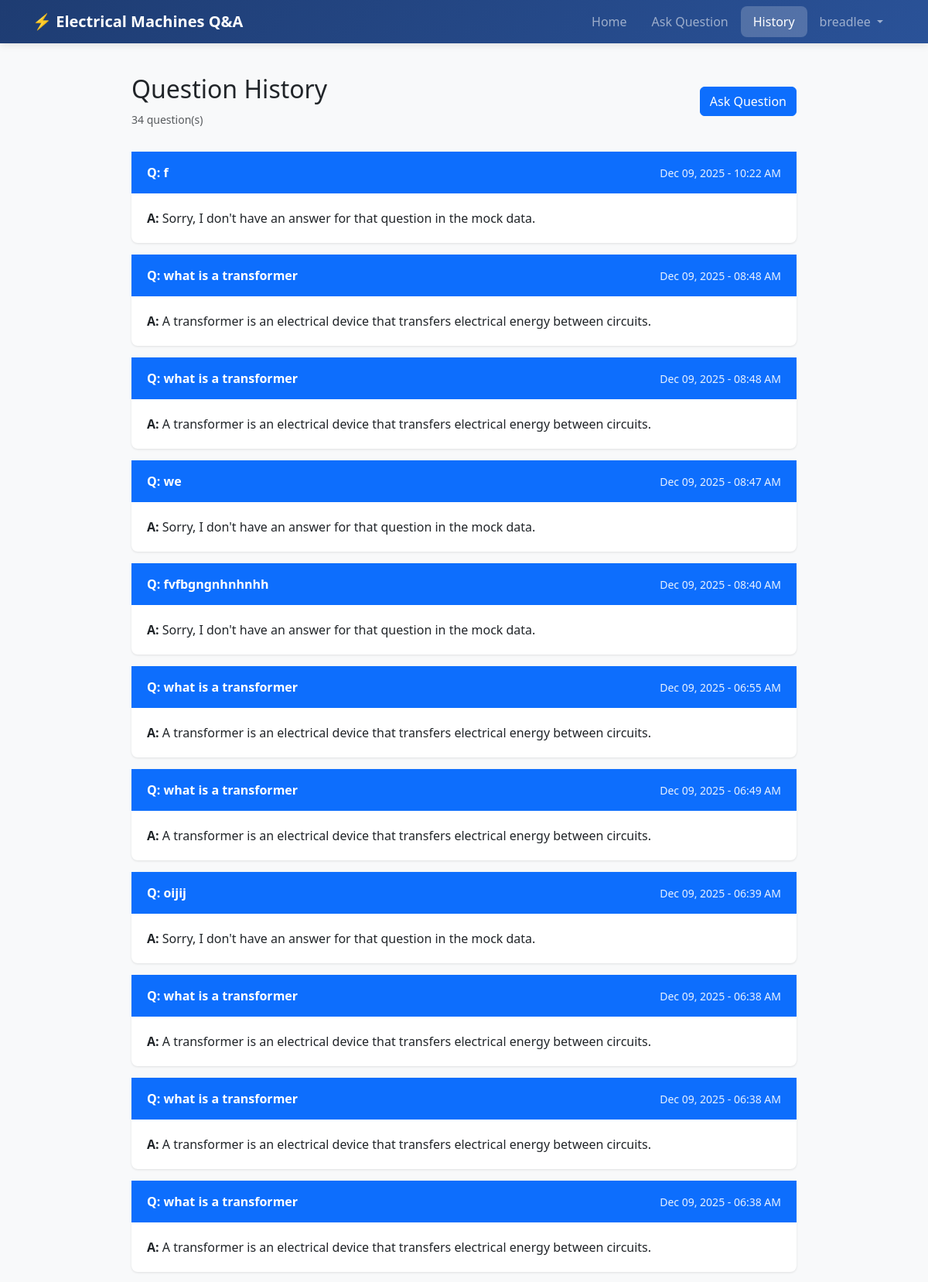
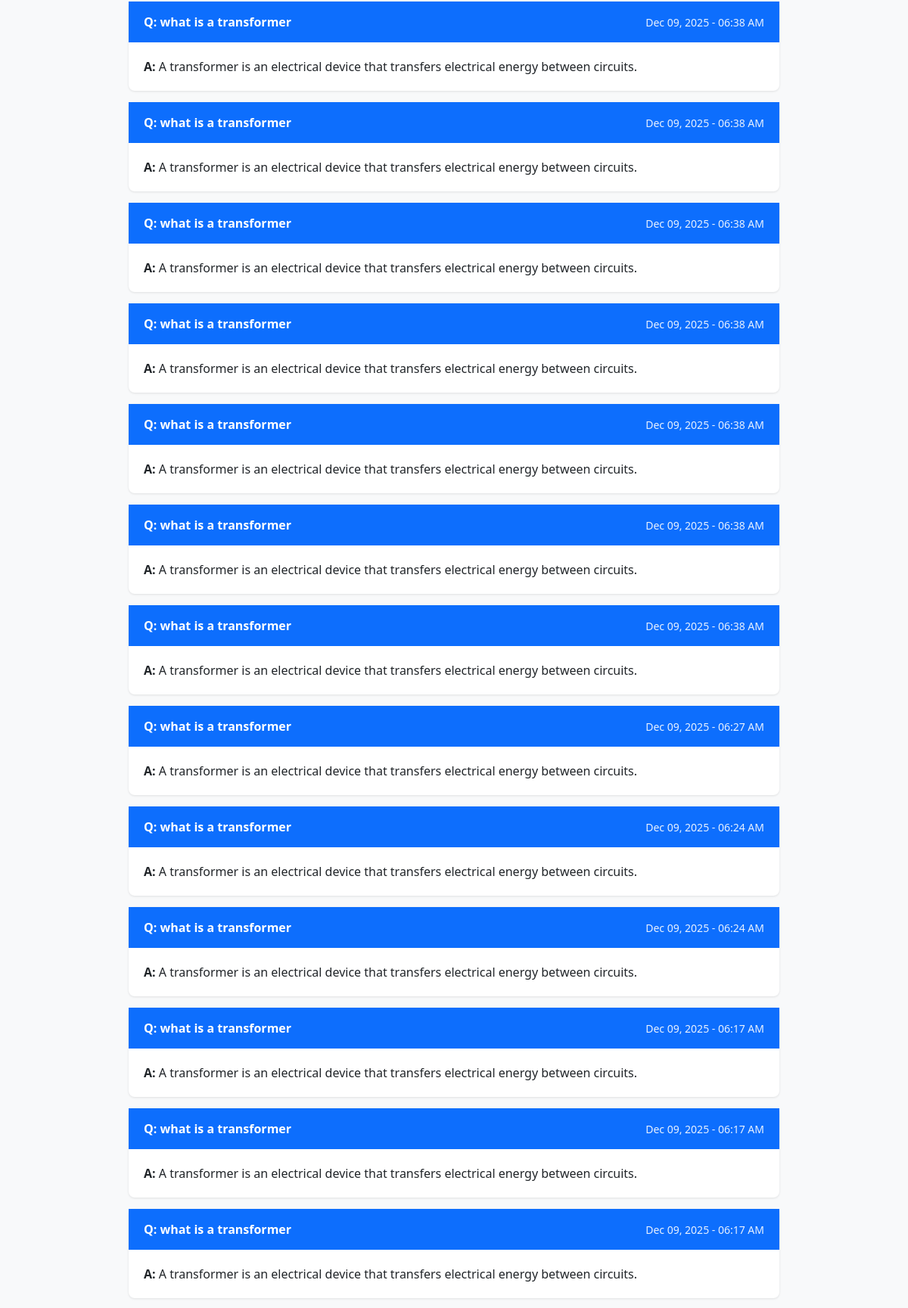
Page /history/ (signed in, upper part) on the committed database (2 pictures, top to bottom).
### query_app/models.py (models this page shows, shortened)
class Question(models.Model):
    user = models.ForeignKey(User, on_delete=models.CASCADE)
    question_text = models.TextField()
    answer_text = models.TextField()
    created_at = models.DateTimeField(auto_now_add=True)
    category = models.CharField(max_length=100, default='General')  # Add this line
    class Meta:
        ordering = ['-created_at']

### query_app/views.py (the view)
# urls.py: path("history/", views.question_history),
@login_required
def question_history(request):
    questions = Question.objects.filter(user=request.user).order_by('-created_at')
    return render(request, "question_history.html", {
        "questions": questions
    })

### query_app/templates/question_history.html (shortened to what this page needs)
{% extends "base.html" %}
{% block content %}
<div class="main-container">
    <div class="page-header">
        <div>
            <h2>Question History</h2>
            {% if questions %}
            <small class="text-muted">{{ questions|length }} question(s)</small>
            {% endif %}
        </div>
        <a href="/ask/" class="btn btn-primary">Ask Question</a>
    </div>
    {% if questions %}
        {% for q in questions %}
        <div class="history-card">
            <div class="card-header">
                <strong>Q: {{ q.question_text }}</strong>
                <span class="timestamp">{{ q.created_at|date:"M d, Y - h:i A" }}</span>
            </div>
            <div class="card-body">
                <strong>A:</strong> {{ q.answer_text }}
            </div>
        </div>
        {% endfor %}
    {% else %}
        <div class="alert alert-info">
            You haven't asked any questions yet. <a href="/ask/">Ask your first question!</a>
        </div>
    {% endif %}
</div>
{% endblock %}

### query_app/templates/base.html (shortened to what this page needs)
<!DOCTYPE html>
<html lang="en">
<head>
    <link href="https://cdn.jsdelivr.net/npm/bootstrap@5.3.0/dist/css/bootstrap.min.css" rel="stylesheet">
</head>
<body>
    <nav class="navbar navbar-expand-lg navbar-dark">
        <div class="container">
            <a class="navbar-brand" href="/">⚡ Electrical Machines Q&A</a>
            <div class="collapse navbar-collapse" id="navbarNav">
                <ul class="navbar-nav ms-auto">
                    <li class="nav-item">
                        <a class="nav-link {% if request.path == '/' %}active{% endif %}" href="/">Home</a>
                    </li>
                    {% if user.is_authenticated %}
                    <li class="nav-item">
                        <a class="nav-link {% if request.path == '/ask/' %}active{% endif %}" href="/ask/">Ask Question</a>
                    </li>
                    <li class="nav-item">
                        <a class="nav-link {% if request.path == '/history/' %}active{% endif %}" href="/history/">History</a>
                    </li>
                    <li class="nav-item dropdown">
                        <a class="nav-link dropdown-toggle" href="#" id="navbarDropdown" role="button" data-bs-toggle="dropdown">
                            {{ user.username }}
                        </a>
                    </li>
                    {% endif %}
                </ul>
            </div>
        </div>
    </nav>
    {% block content %}{% endblock %}
</body>
</html>

### query_app/templates/base.html (style rules this page uses)
.navbar { background: linear-gradient(135deg, #1e3c72 0%, #2a5298 100%) !important; box-shadow: 0 2px 10px rgba(0, 0, 0, 0.1); }
.navbar-brand { font-weight: 600; transition: transform 0.3s ease; }
.nav-link { position: relative; transition: all 0.3s ease; padding: 8px 16px !important; border-radius: 8px; }
.nav-link.active { background: rgba(255,255,255,0.2); color: #fff !important; }

### query_app/templates/question_history.html (style rules this page uses)
body { background-color: #f8f9fa; }
.main-container { max-width: 900px; margin: 0 auto; padding: 40px 20px; }
.page-header { display: flex; justify-content: space-between; align-items: center; margin-bottom: 30px; }
.history-card { background: white; border-radius: 8px; box-shadow: 0 1px 3px rgba(0, 0, 0, 0.1); margin-bottom: 15px; }
.card-header { background-color: #0d6efd; color: white; padding: 15px 20px; border-radius: 8px 8px 0 0; display: flex; justify-content: space-between; align-items: center; }
.timestamp { font-size: 0.875rem; opacity: 0.9; }
.card-body { padding: 20px; }

### rows in the picture
Question: question_text "f", created_at "Dec 09, 2025 - 10:22 AM", answer_text "Sorry, I don't have an answer for that question in the mock data."
Question: question_text "what is a transformer", created_at "Dec 09, 2025 - 08:48 AM", answer_text "A transformer is an electrical device that transfers electrical energy between circuits."
Question: question_text "what is a transformer", created_at "Dec 09, 2025 - 08:48 AM", answer_text "A transformer is an electrical device that transfers electrical energy between circuits."
Question: question_text "we", created_at "Dec 09, 2025 - 08:47 AM", answer_text "Sorry, I don't have an answer for that question in the mock data."
Question: question_text "fvfbgngnhnhnhh", created_at "Dec 09, 2025 - 08:40 AM", answer_text "Sorry, I don't have an answer for that question in the mock data."
Question: question_text "what is a transformer", created_at "Dec 09, 2025 - 06:55 AM", answer_text "A transformer is an electrical device that transfers electrical energy between circuits."
Question: question_text "what is a transformer", created_at "Dec 09, 2025 - 06:49 AM", answer_text "A transformer is an electrical device that transfers electrical energy between circuits."
Question: question_text "oijij", created_at "Dec 09, 2025 - 06:39 AM", answer_text "Sorry, I don't have an answer for that question in the mock data."
Question: question_text "what is a transformer", created_at "Dec 09, 2025 - 06:38 AM", answer_text "A transformer is an electrical device that transfers electrical energy between circuits."
Question: question_text "what is a transformer", created_at "Dec 09, 2025 - 06:38 AM", answer_text "A transformer is an electrical device that transfers electrical energy between circuits."
Question: question_text "what is a transformer", created_at "Dec 09, 2025 - 06:38 AM", answer_text "A transformer is an electrical device that transfers electrical energy between circuits."
Question: question_text "what is a transformer", created_at "Dec 09, 2025 - 06:38 AM", answer_text "A transformer is an electrical device that transfers electrical energy between circuits."
Question: question_text "what is a transformer", created_at "Dec 09, 2025 - 06:38 AM", answer_text "A transformer is an electrical device that transfers electrical energy between circuits."
Question: question_text "what is a transformer", created_at "Dec 09, 2025 - 06:38 AM", answer_text "A transformer is an electrical device that transfers electrical energy between circuits."
Question: question_text "what is a transformer", created_at "Dec 09, 2025 - 06:38 AM", answer_text "A transformer is an electrical device that transfers electrical energy between circuits."
Question: question_text "what is a transformer", created_at "Dec 09, 2025 - 06:38 AM", answer_text "A transformer is an electrical device that transfers electrical energy between circuits."
Question: question_text "what is a transformer", created_at "Dec 09, 2025 - 06:38 AM", answer_text "A transformer is an electrical device that transfers electrical energy between circuits."
Question: question_text "what is a transformer", created_at "Dec 09, 2025 - 06:38 AM", answer_text "A transformer is an electrical device that transfers electrical energy between circuits."
Question: question_text "what is a transformer", created_at "Dec 09, 2025 - 06:27 AM", answer_text "A transformer is an electrical device that transfers electrical energy between circuits."
Question: question_text "what is a transformer", created_at "Dec 09, 2025 - 06:24 AM", answer_text "A transformer is an electrical device that transfers electrical energy between circuits."
Question: question_text "what is a transformer", created_at "Dec 09, 2025 - 06:24 AM", answer_text "A transformer is an electrical device that transfers electrical energy between circuits."
Question: question_text "what is a transformer", created_at "Dec 09, 2025 - 06:17 AM", answer_text "A transformer is an electrical device that transfers electrical energy between circuits."
Question: question_text "what is a transformer", created_at "Dec 09, 2025 - 06:17 AM", answer_text "A transformer is an electrical device that transfers electrical energy between circuits."
Question: question_text "what is a transformer", created_at "Dec 09, 2025 - 06:17 AM", answer_text "A transformer is an electrical device that transfers electrical energy between circuits."

### other values in the picture
{{ user.username }} "breadlee"
{{ questions|length }} "34"
